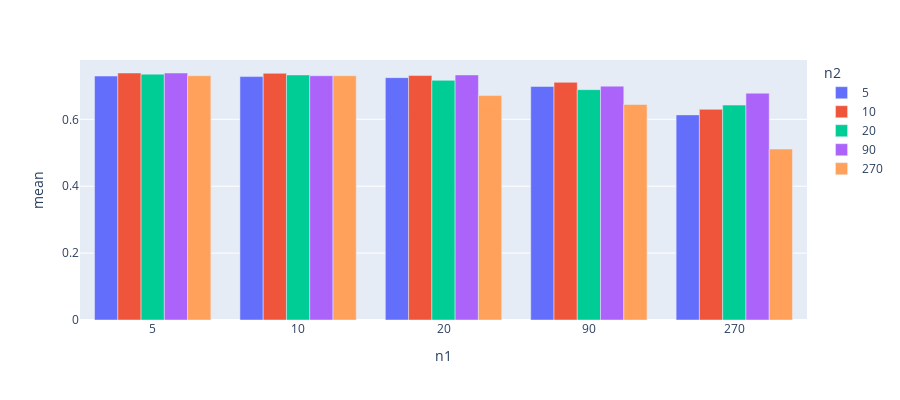

Notebook source saved alongside this figure:
### Code cell
# bar plot for m = 90

print("Mean Prediction Accuracy for n1,n2, m = 90")

m_9msk = df_result['m'] == 90
m_9df = df_result[m_9msk]


import plotly.express as px
df = m_9df
fig = px.bar(df, x="n1", y="mean",
             color='n2', barmode='group',
             height=400)
fig.show()

### Figure 1 — Plotly figure (JSON) as saved in the notebook; plotly's stock layout.template omitted (floating-point values rounded to 4 significant figures)
{"data": [{"alignmentgroup": "True", "hovertemplate": "n2=5<br>n1=%{x}<br>mean=%{y}<extra></extra>", "legendgroup": "5", "marker": {"color": "#636efa", "pattern": {"shape": ""}}, "name": "5", "offsetgroup": "5", "orientation": "v", "showlegend": true, "textposition": "auto", "type": "bar", "x": ["5", "10", "20", "90", "270"], "xaxis": "x", "y": [0.7293, 0.7277, 0.7245, 0.6982, 0.6132], "yaxis": "y"}, {"alignmentgroup": "True", "hovertemplate": "n2=10<br>n1=%{x}<br>mean=%{y}<extra></extra>", "legendgroup": "10", "marker": {"color": "#EF553B", "pattern": {"shape": ""}}, "name": "10", "offsetgroup": "10", "orientation": "v", "showlegend": true, "textposition": "auto", "type": "bar", "x": ["5", "10", "20", "90", "270"], "xaxis": "x", "y": [0.7384, 0.7375, 0.7308, 0.7104, 0.6298], "yaxis": "y"}, {"alignmentgroup": "True", "hovertemplate": "n2=20<br>n1=%{x}<br>mean=%{y}<extra></extra>", "legendgroup": "20", "marker": {"color": "#00cc96", "pattern": {"shape": ""}}, "name": "20", "offsetgroup": "20", "orientation": "v", "showlegend": true, "textposition": "auto", "type": "bar", "x": ["5", "10", "20", "90", "270"], "xaxis": "x", "y": [0.7349, 0.7326, 0.7165, 0.6887, 0.6425], "yaxis": "y"}, {"alignmentgroup": "True", "hovertemplate": "n2=90<br>n1=%{x}<br>mean=%{y}<extra></extra>", "legendgroup": "90", "marker": {"color": "#ab63fa", "pattern": {"shape": ""}}, "name": "90", "offsetgroup": "90", "orientation": "v", "showlegend": true, "textposition": "auto", "type": "bar", "x": ["5", "10", "20", "90", "270"], "xaxis": "x", "y": [0.7384, 0.7302, 0.7326, 0.699, 0.678], "yaxis": "y"}, {"alignmentgroup": "True", "hovertemplate": "n2=270<br>n1=%{x}<br>mean=%{y}<extra></extra>", "legendgroup": "270", "marker": {"color": "#FFA15A", "pattern": {"shape": ""}}, "name": "270", "offsetgroup": "270", "orientation": "v", "showlegend": true, "textposition": "auto", "type": "bar", "x": ["5", "10", "20", "90", "270"], "xaxis": "x", "y": [0.7302, 0.7302, 0.6709, 0.6442, 0.5111], "yaxis": "y"}], "layout": {"barmode": "group", "height": 400, "legend": {"title": {"text": "n2"}, "tracegroupgap": 0}, "margin": {"t": 60}, "xaxis": {"anchor": "y", "domain": [0, 1], "title": {"text": "n1"}}, "yaxis": {"anchor": "x", "domain": [0, 1], "title": {"text": "mean"}}}}
